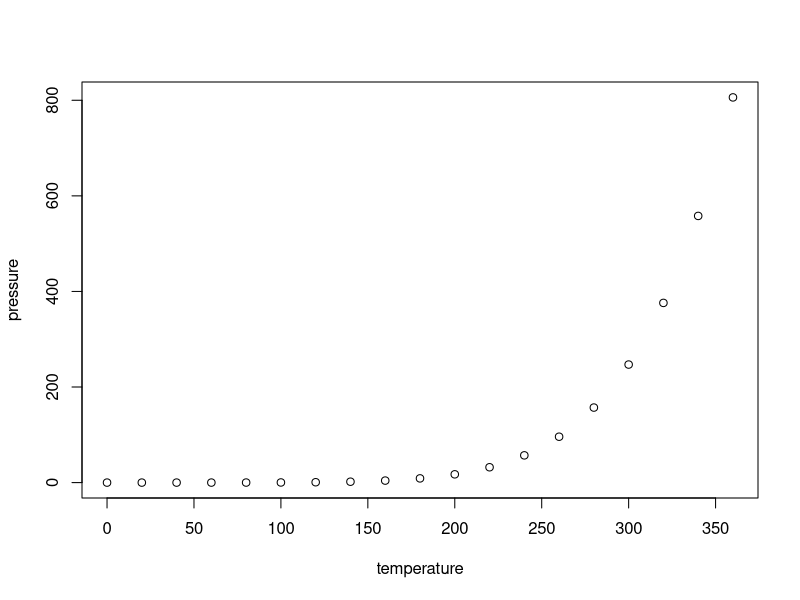
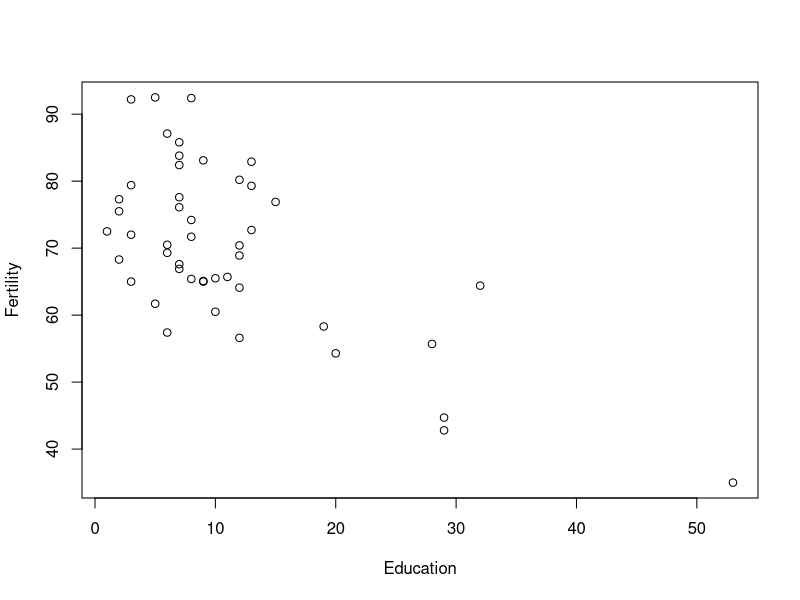
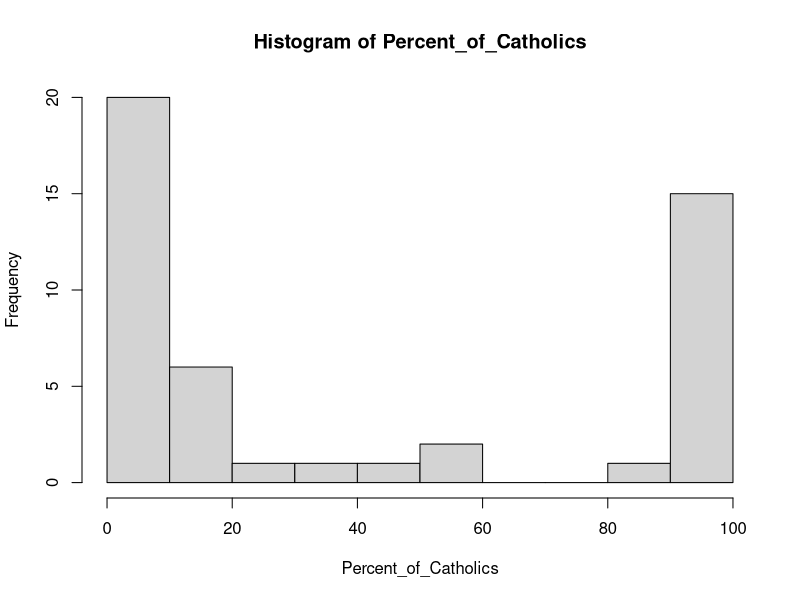

R code for these plots, in order:
## ---- chunk 1
knitr::opts_chunk$set(echo = TRUE)
## ---- chunk 2
summary(cars)
## ---- chunk 3
plot(pressure)
## ---- chunk 4

Two <- 2
class(Two)

TwoPointO <- 2.0
class(TwoPointO)

TenJ <- "10j"
class(TenJ)

Phrase <- "2 cool for school"
class(Phrase)

ThisIs <- "True"
class(ThisIs)
 
## ---- chunk 5

FoobarFunction <- function(A){
# FoobarFunction will inform you if the entered value is a multiple of 3, 5, or 15. 
# It will display "foo", "bar", and "foobar" respectively.
# Precondition: This function will not work by typing in strings. 
# Examples below:
#>>> FoobarFunction(30)
# [1] "foobar"
#>>> FoobarFunction(20)
# [1] "bar"
# >>> FoobarFunction(6)
# [1] "foo"
#>>> FoobarFunction(17)
# [1] "Not a multiple of 3, 5, or 15"
#>>> FoobarFunction(six)
# Error in FoobarFunction(six) : object 'six' not found

if ((as.integer(B/3)) == B/3) {
Result <- "foo"
}
if ((as.integer(B/5)) == B/5) {
Result <- "bar"
}

if  ((as.integer(B/15)) == B/15) {
Result <- "foobar"
}
else 
Result <- "Not a multiple of 3, 5, or 15"
return(Result)
} 

## ---- chunk 6
help(swiss)

Data <- swiss
## ---- chunk 7
summary(swiss)
## ---- chunk 8

max(Data[c("Infant.Mortality")])

Province = "Porrentruy"


## ---- chunk 9

cor(Data)

## ---- chunk 10

Fertility <- Data$Fertility
Education <- Data$Education

plot(Education, Fertility)

## ---- chunk 11

Percent_of_Catholics <- Data$Catholic

hist(Percent_of_Catholics)

